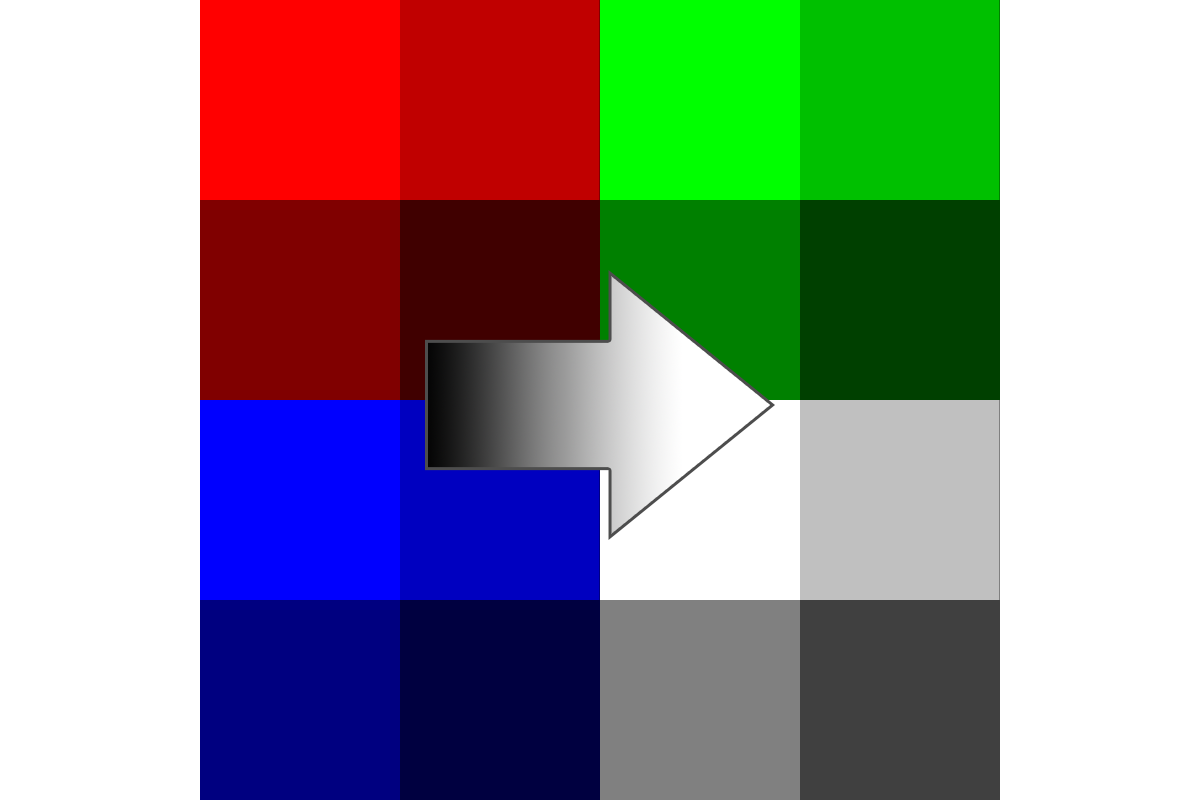
#> input picture imgs/diagnostic_image.png, 1200 x 800 px
$ python -i clean_images.py   (imports and definitions only)
#> lines starting #> are read from the running program, lines starting #| are printed output that depends on the picture


#!/usr/bin/python3.5
# -*- coding:utf-8 -*-
# Created Time: Fri 02 Mar 2018 03:58:07 PM CST
# Purpose: download image
# Mail: tracyliang18@gmail.com
# Adapted to python 3 by Aloisio Dourado in Sun Mar 11 2018

# Note to Kagglers: This script will not run directly in Kaggle kernels. You
# need to download it and run it on your local machine.

# Images that already exist will not be downloaded again, so the script can
# resume a partially completed download. All images will be saved in the JPG
# format with 90% compression quality.

##################
### HOW TO USE ###
##################
# modify hardcoded destination path in this script first!
# def clean_file_at_location(inpath, outpath="../data/stage2_imgs/"):
#                                            ^^^^^^^^^^^^^^^^^^^^^^
# THEN run in local directory like:
# python clean_images.py ../data/imgs/

# v1.1
# crop images instead of weird scaling only

# v1.0
# rescale all images to 1:1 ratio
# resize images to 299x299

import sys, os, multiprocessing
from PIL import Image
from io import BytesIO
from tqdm import tqdm
import cv2
import glob


def crop_image(img):
    '''
    Inputs:
    img: a numpy array that is an image that has a relatively non-square StratifiedKFold

    returns:
    crop_image, square crop from the middle of the image
    '''

    if img.shape[0] < img.shape[1]:
        # height is smaller than width
        temp_size = int(img.shape[0] / 2)

        # find the midpoint of the long end
        mid_point = int(img.shape[1] / 2)

        start = mid_point - temp_size
        end = mid_point + temp_size

        # actually do the slicing
        crop_image = img[:, start:end, :]
        # print("normal ratio", crop_image.shape)

        return crop_image

    elif img.shape[1] < img.shape[0]:
        # width is smaller than height (weird)
        temp_size = int(img.shape[1] / 2)

        # find the midpoint of the long end
        mid_point = int(img.shape[0] / 2)

        start = mid_point - temp_size
        end = mid_point + temp_size

        # actually do the slicing
        crop_image = img[start:end, ...]
        # print("weird aspect ratio", crop_image.shape)

        return crop_image

    else:   # should never fire
        print("image_crop(img): huh, whoops")
        return img


def process_image(path, out_path, flip=False, size=(299, 299)):
    '''
    Inputs:
    path: is the file path to the source image file.
    size: a tuple that specifies the output image (299, 299) for inceptionv3

    Output:
    Writes an image of the specified size to out_path
    '''
    img = cv2.imread(path)

    debug = img.shape

    # figure out the aspect ratio of the image, if it's pretty square
    # then just resize as is, otherwise send to crop_image to take out the
    # middle square of the image
    ratio = img.shape[0] / img.shape[1]

    if ratio < 0.98 or ratio > 1.02:
        img = crop_image(img)

    try:
        resized = cv2.resize(img, (299, 299), interpolation=cv2.INTER_AREA)
    except:
        print("process_image: something went wrong when trying to resize: ", debug)
        return

    pil_image = Image.fromarray(resized)

    try:
        pil_image.save(out_path, format='JPEG', quality=90)
    except:
        print('Warning: Failed to save image {:}'.format(out_path))
        return

    if flip is True:
        # reverse image with numpy slicing
        resized = resized[:, ::-1, :]

        pil_image = Image.fromarray(resized)

        # figure out correct filename
        # ex: "../data/stage1_imgs/test.jpg"
        temp = out_path.split("/")

        temp[-1] = "flip_" + temp[-1]   # last item should be test.jpg
        new_out_path = "/".join(temp)

        try:
            pil_image.save(new_out_path, format='JPEG', quality=90)
        except:
            print('Warning: Failed to save image {:}'.format(new_out_path))
            return


def clean_file_at_location(inpath, outpath="../data/validation/"):
    '''
    input:
    in_path: directory to look for files to fix
    out_path: where do we save the fixed files
    '''

    # comment out in v1.1, remove in v1.2 if it helps
    # augment_labels = [106, 19, 105, 115, 110, 58, 109, 114, 47, 127, 34, 35,
    #                   57, 62, 86, 74, 41, 85, 77, 25, 9, 121, 124, 66, 83]

    # in_path
    # "../data/stage1_imgs/91252_83.jpg"
    file_name = inpath.split("/")[-1]
    outpath = outpath + file_name

    # flip no images as of v1.1, flip all images in 1.2
    process_image(inpath, outpath, flip=False)
#> in process_image, img is the input picture: shape (800, 1200, 3); mean B, G, R 140.2, 141.1, 141.9
#> in crop_image, `crop_image = img[:, start:end, :]`:
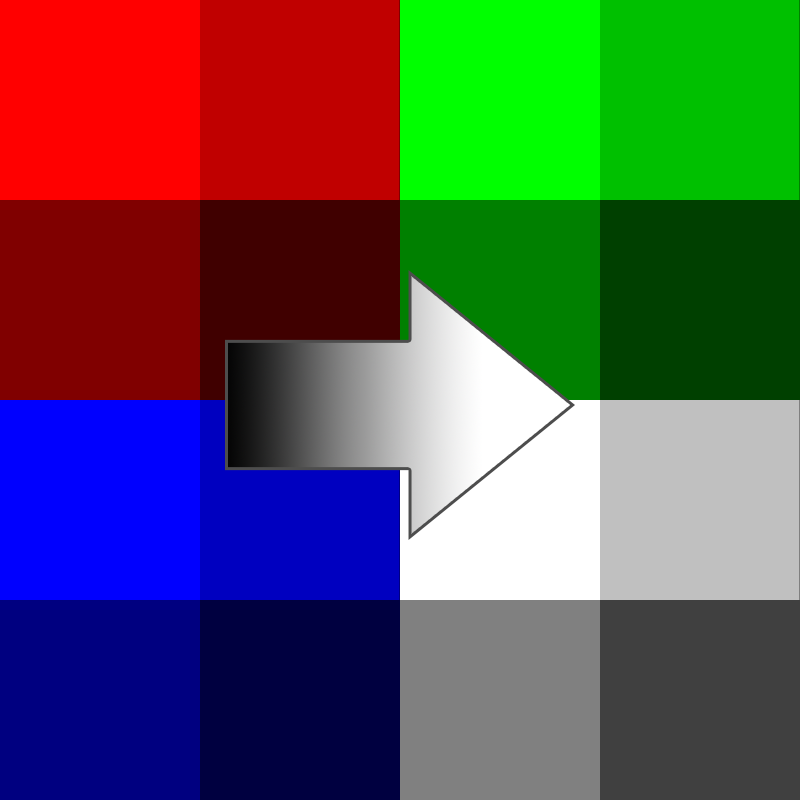
#> crop_image: shape (800, 800, 3); mean B, G, R 82.7, 84.2, 85.4

    # # see if the file type is in an augmentation class
    # if int(file_name.split("_")[-1].split(".")[0]) in augment_labels:
    #     # this is an augmentation class file so flip it
    #     process_image(inpath, outpath, flip=True)
    # else:
    #     # this is not an augmentation class file
    #     process_image(inpath, outpath)


def Run():
    if len(sys.argv) != 3:
        print('Syntax: %s <train|validation|test.json> <output_dir/>' % sys.argv[0])
        sys.exit(0)

    in_dir, out_dir = sys.argv[1:]

    print("in_dir", in_dir)
    print("out_dir", out_dir)

    if not os.path.exists(out_dir):
        os.mkdir(out_dir)

    # all file paths, as a list
    file_paths = glob.glob(in_dir + "*.jpg")

    _len = len(file_paths)

    print("len of file_paths", _len)

    # for _file in file_paths[:100]:
    #     clean_file_at_location(_file)

    pool = multiprocessing.Pool(processes=40)

    with tqdm(total=_len) as t:
        for _ in pool.imap_unordered(clean_file_at_location, file_paths):
            t.update(1)

    # [7 lines of commented-out code are left out]


# [2 lines not run here, left out]

>>> result = clean_file_at_location('../imgs/diagnostic_image.png')
